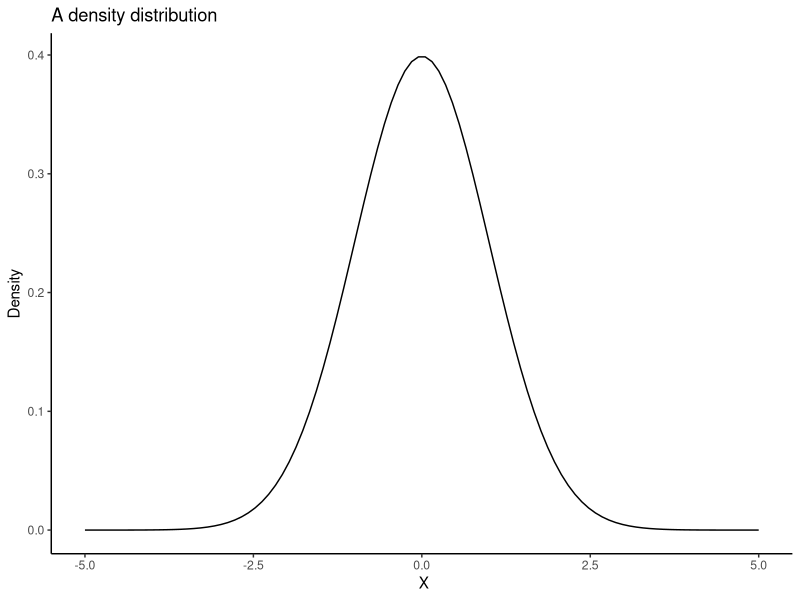
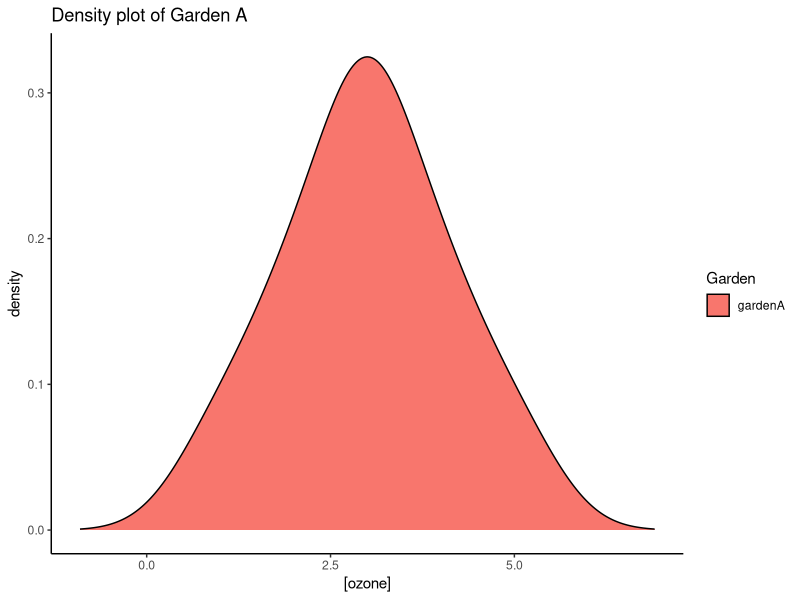
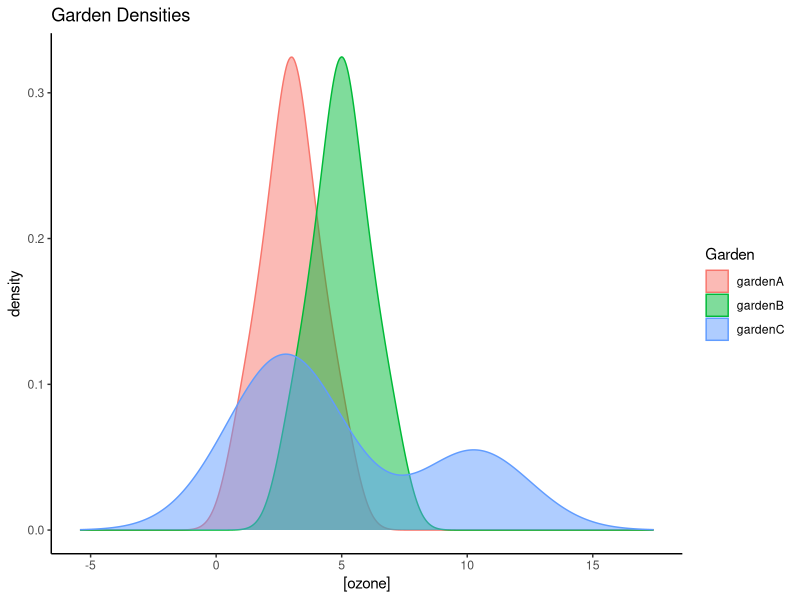
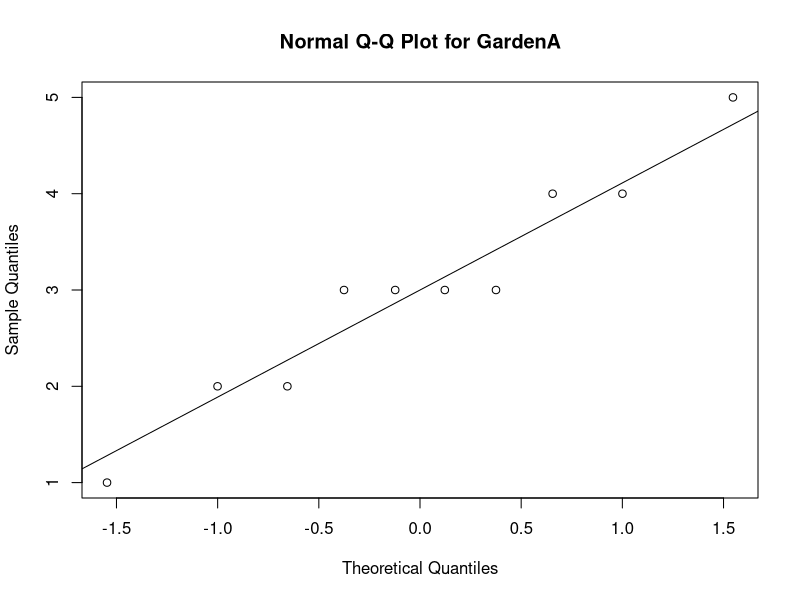
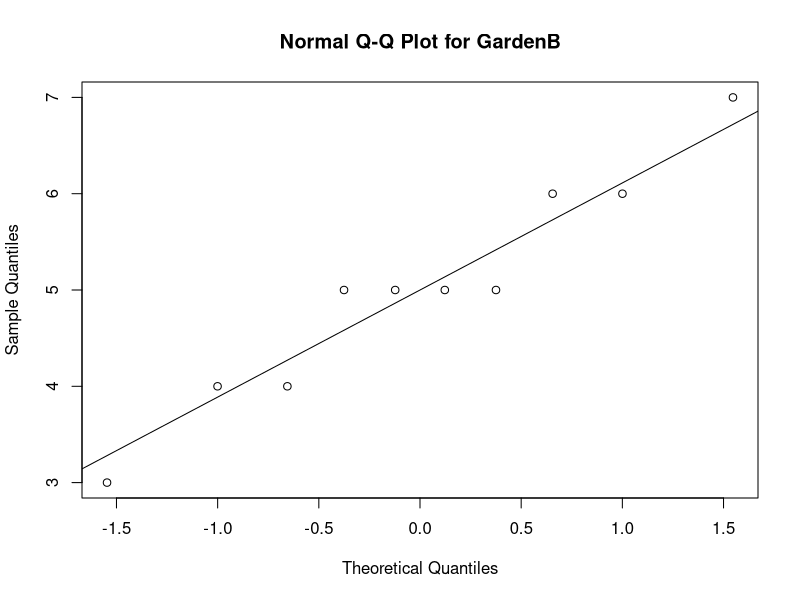
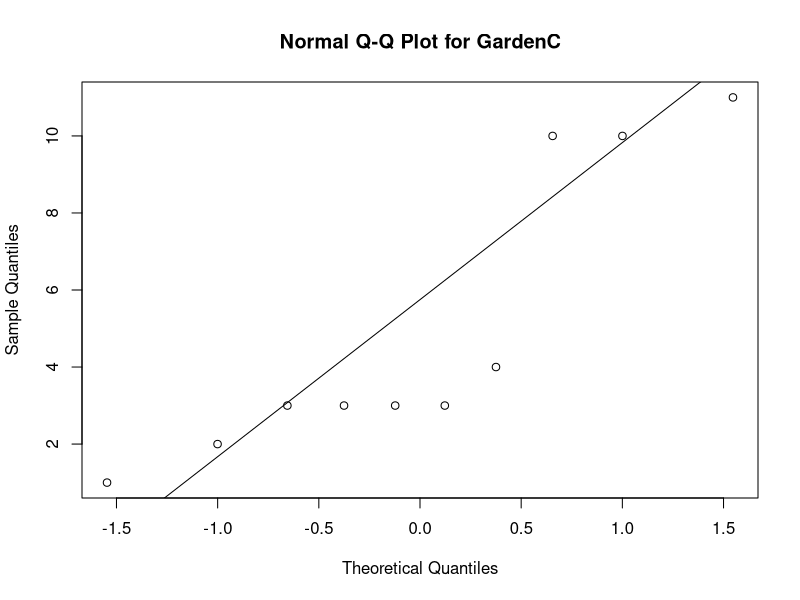
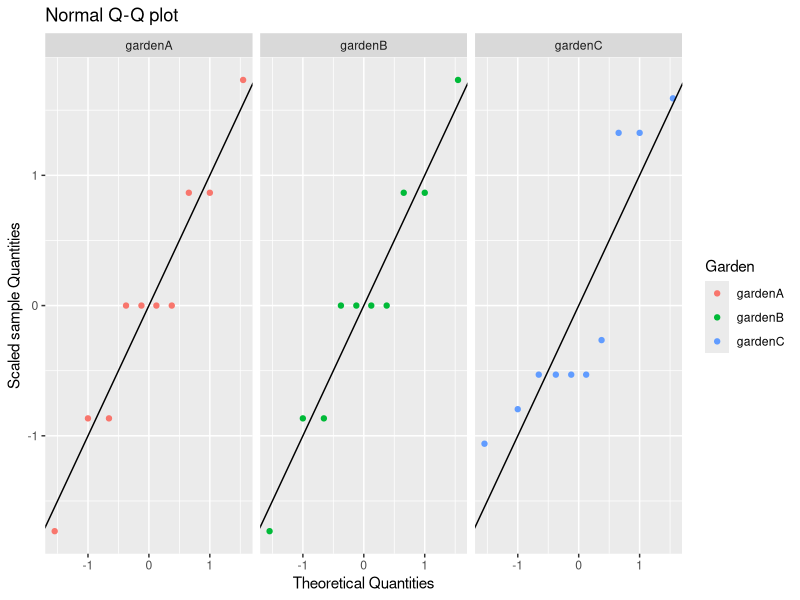
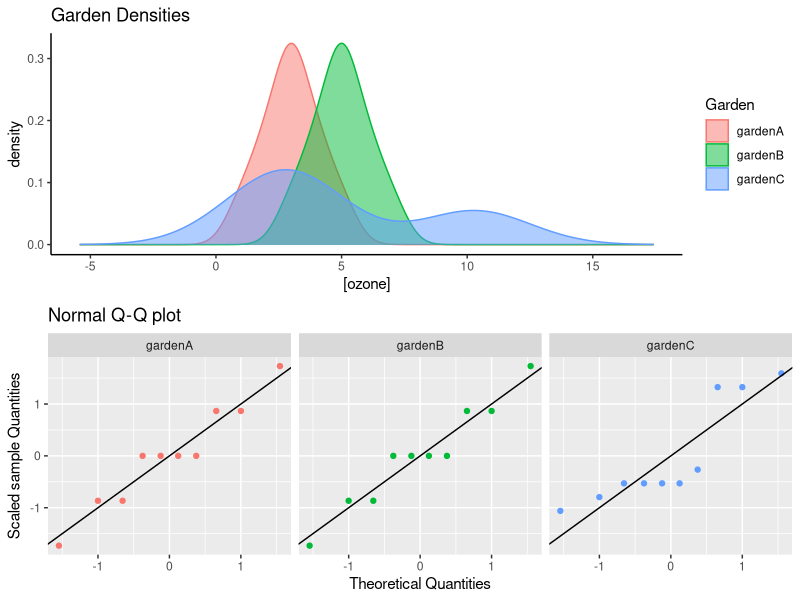

The R script that drew these images, in order:
## ---- chunk 1
library(tidyverse)
library(broom)
library(purrr)
## ---- chunk 2
garden <- read_delim("garden.csv")
garden
## ---- chunk 3
# A little of exploration of plotting a normal distribution
x <- seq(from = -5, to = 5, length.out = 100)
dens_x <- dnorm(x)

ggplot() +
  geom_line(aes(x = x,
                y = dens_x)) +
  labs(title = "A density distribution",
       y = "Density",
       x = " X") + theme_classic()
## ---- chunk 4
# Write your answer here
dens_a <- tidy(density(garden$gardenA))

garden %>%
  pivot_longer(everything(),
               names_to = "Garden",
               values_to = "ozone") -> garden_2
garden_2 %>%
  filter(Garden == "gardenA") %>%
  ggplot() +
  geom_density(aes(x = ozone, fill = Garden)) +
  scale_x_continuous(limits = c(min(dens_a$x), max(dens_a$x))) +
  theme_classic() +
  labs(title = "Density plot of Garden A",
       x = "[ozone]",
       y = "density")
## ---- chunk 5
# I would like to get limits i.e minimum and maximum of the density from each Garden
garden_2 %>%
  group_by(Garden) %>%
  summarise(min = min(density(ozone)$x),
            max = max(density(ozone)$x)) -> limits_x
limits_x
## ---- chunk 6
# Use the limits from the density, I plot the densities of each garden
garden_2 %>%
  ggplot(aes(x = ozone, color = Garden, fill = Garden)) +
  geom_density(alpha = 0.5) +
  scale_x_continuous(limits = c(min(limits_x$min), max(limits_x$max))) + 
  theme_classic() +
  labs(title = "Garden Densities",
       x = "[ozone]",
       y = "density")
## ---- chunk 7
# Some observations from the density plot

# The empirical distributions of gardenA and gardenB have a bell-shaped curve which
# suggests it follows a normal distribution.
# That of gardenC is a double bell curve. This suggests it's a bimodal distribution.
## ---- chunk 8
# Write your answer here
# Q-Q plot for garden A
qqnorm(garden$gardenA, main = "Normal Q-Q Plot for GardenA")
qqline(garden$gardenA)

# Observation
# The dots are close to the plain line. Means the distribution follows the normal one.
## ---- chunk 9
# Q-Q plot for garden B
qqnorm(garden$gardenB, main = "Normal Q-Q Plot for GardenB")
qqline(garden$gardenB)

# Observation
# The dots are close to the plain line. Means the distribution follows the normal one.
## ---- chunk 10
# Q-Q plot for garden C
qqnorm(garden$gardenC, main = "Normal Q-Q Plot for GardenC")
qqline(garden$gardenC)

# Observation
# The dots are not close to the plain line. Means the distribution does not follow the normal one.
## ---- chunk 11
garden_2 %>%
  group_by(Garden) %>%
  mutate(scaled_ozone = scale(ozone)) %>%
  ggplot(aes(sample = scaled_ozone, colour = Garden)) +
  stat_qq(distribution = stats::qnorm) +
  geom_abline(slope = 1, intercept = 0) +
  facet_wrap(Garden~.) +
  labs(title = "Normal Q-Q plot",
       x = "Theoretical Quantities",
       y = "Scaled sample Quantities")
## ---- chunk 12
library(cowplot)

garden_2 %>%
  ggplot(aes(x = ozone, color = Garden, fill = Garden)) +
  geom_density(alpha = 0.5) +
  scale_x_continuous(limits = c(min(limits_x$min), max(limits_x$max))) + 
  theme_classic() +
  labs(title = "Garden Densities",
       x = "[ozone]",
       y = "density") -> p1

garden_2 %>%
  group_by(Garden) %>%
  mutate(scaled_ozone = scale(ozone)) %>%
  ggplot(aes(sample = scaled_ozone, colour = Garden)) +
  stat_qq(distribution = stats::qnorm) +
  geom_abline(slope = 1, intercept = 0) +
  facet_wrap(Garden~.) +
  theme(legend.position = "none") +
  labs(title = "Normal Q-Q plot",
       x = "Theoretical Quantities",
       y = "Scaled sample Quantities") -> p2

plot_grid(p1, p2, nrow = 2)
## ---- chunk 13
tidy(shapiro.test(garden$gardenA))
tidy(shapiro.test(garden$gardenB))
tidy(shapiro.test(garden$gardenC))

# Conclusion
# Since the null hypothesis of this test is that our distribution is normal
# For gardenA and gardenB, the p-values, 0.703 are greater than 0.05. This means we can accept the hypothesis for normality for gardenA and gardenB.
# For gardenC, the p-value, 0.0082 is < 0.05. We reject the null hypothesis. gardenC's distribution is not normal.
